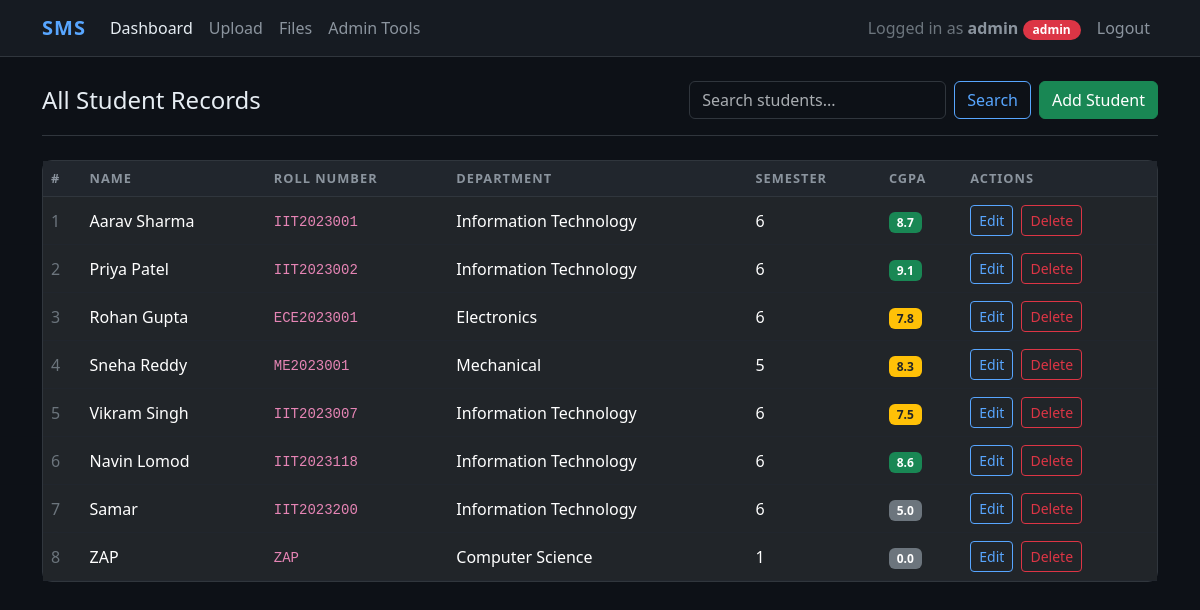
The app's page /dashboard (signed in) with its own data.
### tables this page shows
CREATE TABLE students (
            id INTEGER PRIMARY KEY AUTOINCREMENT,
            user_id INTEGER,
            name TEXT NOT NULL,
            roll_number TEXT UNIQUE NOT NULL,
            department TEXT NOT NULL,
            semester INTEGER,
            cgpa REAL,
            FOREIGN KEY (user_id) REFERENCES users(id)
        );

### app.py (the view)
@app.route("/dashboard")
def dashboard():
    user = get_current_user()
    if not user:
        flash("Please log in first.", "warning")
        return redirect(url_for("login"))
    conn = get_connection()
    cursor = conn.cursor()
    search_query = request.args.get("search", "")
    if user["role"] == "admin":
        if search_query:
            query = (
                f"SELECT * FROM students WHERE name LIKE '%{search_query}%' "
                f"OR roll_number LIKE '%{search_query}%' "
                f"OR department LIKE '%{search_query}%'"
            )
            try:
                cursor.execute(query)
                students = cursor.fetchall()
            except sqlite3.OperationalError:
                students = []
                flash("Search query error.", "danger")
        else:
            cursor.execute("SELECT * FROM students")
            students = cursor.fetchall()
    else:
        cursor.execute(
            "SELECT * FROM students WHERE user_id = (SELECT id FROM users WHERE username = ?)",
            (user["username"],),
        )
        students = cursor.fetchall()
    conn.close()
    return render_template(
        "dashboard.html", user=user, students=students, search_query=search_query
    )

### app.py (called while the page is built)
def get_current_user():
    username = request.cookies.get("session_user")
    role = request.cookies.get("role")
    if username and role:
        return {"username": username, "role": role}
    return None

### database.py (called while the page is built)
def get_db_path():
    return os.path.join(os.path.dirname(os.path.abspath(__file__)), DB_NAME)

def get_connection():
    conn = sqlite3.connect(get_db_path())
    conn.row_factory = sqlite3.Row
    return conn

### templates/dashboard.html (shortened to what this page needs)
<!DOCTYPE html>
<html lang="en" data-bs-theme="dark">
<head>
    <link href="https://cdn.jsdelivr.net/npm/bootstrap@5.3.3/dist/css/bootstrap.min.css" rel="stylesheet">
</head>
<body>
    <nav class="navbar navbar-expand-lg navbar-dark">
        <div class="container">
            <a class="navbar-brand" href="/dashboard">SMS</a>
            <div class="collapse navbar-collapse" id="navbarNav">
                <ul class="navbar-nav me-auto">
                    <li class="nav-item">
                        <a class="nav-link active" href="/dashboard">Dashboard</a>
                    </li>
                    <li class="nav-item">
                        <a class="nav-link" href="/upload">Upload</a>
                    </li>
                    <li class="nav-item">
                        <a class="nav-link" href="/download">Files</a>
                    </li>
                    {% if user.role == 'admin' %}
                    <li class="nav-item">
                        <a class="nav-link" href="/admin/tools">Admin Tools</a>
                    </li>
                    {% endif %}
                </ul>
                <ul class="navbar-nav">
                    <li class="nav-item">
                        <span class="nav-link">
                            <span class="text-secondary">Logged in as</span>
                            <strong>{{ user.username }}</strong>
                            <span class="badge badge-role {% if user.role == 'admin' %}bg-danger{% else %}bg-info{% endif %}">
                                {{ user.role }}
                            </span>
                        </span>
                    </li>
                    <li class="nav-item">
                        <a class="nav-link text-danger" href="/logout">Logout</a>
                    </li>
                </ul>
            </div>
        </div>
    </nav>
    <div class="container mt-4">
        <div class="page-header d-flex justify-content-between align-items-center">
            <h1 class="h4 mb-0">
                {% if user.role == 'admin' %}
                    All Student Records
                {% else %}
                    My Academic Record
                {% endif %}
            </h1>
            {% if user.role == 'admin' %}
            <div class="d-flex gap-2">
                <form method="GET" action="/dashboard" class="d-flex" style="max-width: 350px;">
                    <input type="text" class="form-control me-2" name="search"
                           placeholder="Search students..." value="{{ search_query }}">
                    <button type="submit" class="btn btn-outline-info">Search</button>
                </form>
                <a href="/admin/students/add" class="btn btn-success"> Add Student</a>
            </div>
            {% endif %}
        </div>
        <div class="card">
            <div class="card-body p-0">
                {% if students|length > 0 %}
                <div class="table-responsive">
                    <table class="table table-hover mb-0">
                        <thead>
                            <tr>
                                <th>#</th>
                                <th>Name</th>
                                <th>Roll Number</th>
                                <th>Department</th>
                                <th>Semester</th>
                                <th>CGPA</th>
                                {% if user.role == 'admin' %}
                                <th>Actions</th>
                                {% endif %}
                            </tr>
                        </thead>
                        <tbody>
                            {% for student in students %}
                            <tr>
                                <td class="text-secondary">{{ loop.index }}</td>
                                <td>{{ student.name }}</td>
                                <td><code>{{ student.roll_number }}</code></td>
                                <td>{{ student.department }}</td>
                                <td>{{ student.semester }}</td>
                                <td>
                                    <span class="badge {% if student.cgpa >= 8.5 %}bg-success{% elif student.cgpa >= 7.0 %}bg-warning text-dark{% else %}bg-secondary{% endif %}">
                                        {{ student.cgpa }}
                                    </span>
                                </td>
                                {% if user.role == 'admin' %}
                                <td>
                                    <a href="/admin/students/edit/{{ student.id }}" class="btn btn-sm btn-outline-info me-1" title="Edit">
                                        Edit
                                    </a>
                                    <button type="button" class="btn btn-sm btn-outline-danger" title="Delete"
                                            onclick="confirmDelete({{ student.id }}, '{{ student.name }}')">
                                        Delete
                                    </button>
                                </td>
                                {% endif %}
                            </tr>
                            {% endfor %}
                        </tbody>
                    </table>
                </div>
                {% else %}
                <div class="text-center text-secondary py-5">
                    <p class="mb-0">No records found.</p>
                </div>
                {% endif %}
            </div>
        </div>
    </div>
</body>
</html>

### templates/dashboard.html (style rules this page uses)
body { background-color: #0d1117; color: #e6edf3; }
.navbar { background-color: #161b22 !important; border-bottom: 1px solid #30363d; }
.navbar-brand { color: #58a6ff !important; font-weight: 600; letter-spacing: 1px; }
.nav-link { color: #8b949e !important; }
.nav-link:hover, .nav-link.active { color: #e6edf3 !important; }
.card { background-color: #161b22; border: 1px solid #30363d; border-radius: 10px; }
.table { color: #e6edf3; }
.table thead th { background-color: #21262d; border-color: #30363d; color: #8b949e; font-weight: 600; text-transform: uppercase; font-size: 0.8rem; letter-spacing: 1px; }
.table td { border-color: #21262d; vertical-align: middle; }
.form-control { background-color: #0d1117; border: 1px solid #30363d; color: #e6edf3; }
.btn-outline-info { border-color: #58a6ff; color: #58a6ff; }
.badge-role { font-size: 0.75rem; padding: 4px 10px; border-radius: 20px; }
.page-header { border-bottom: 1px solid #30363d; padding-bottom: 1rem; margin-bottom: 1.5rem; }

### records on screen
students: name "Aarav Sharma", roll_number "IIT2023001", department "Information Technology", semester "6", cgpa "8.7"
students: name "Priya Patel", roll_number "IIT2023002", department "Information Technology", semester "6", cgpa "9.1"
students: name "Rohan Gupta", roll_number "ECE2023001", department "Electronics", semester "6", cgpa "7.8"
students: name "Sneha Reddy", roll_number "ME2023001", department "Mechanical", semester "5", cgpa "8.3"
students: name "Vikram Singh", roll_number "IIT2023007", department "Information Technology", semester "6", cgpa "7.5"
students: name "Navin Lomod", roll_number "IIT2023118", department "Information Technology", semester "6", cgpa "8.6"
students: name "Samar", roll_number "IIT2023200", department "Information Technology", semester "6", cgpa "5.0"
students: name "ZAP", roll_number "ZAP", department "Computer Science", semester "1", cgpa "0.0"

### other values on screen
{{ user.username }} "admin"
{{ user.role }} "admin"
